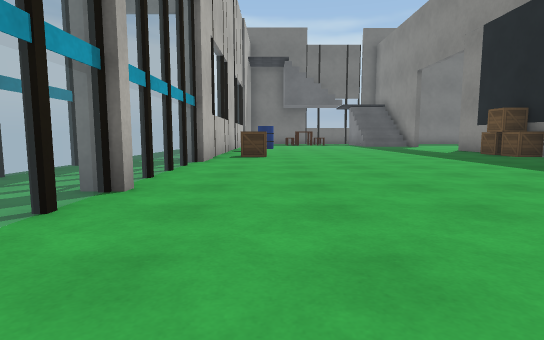
[1] (above)

21 first-person views from a walk through a robot-simulator world made for Webots. The camera is 0.5 m above the floor, tilts 6° down and sees 80° across. Doors are drawn as open doorways. The floor is counted in squares, 1 m on a side. Each view is taken from the middle of a square. On the plan, view 1 faces up. The plan holds only what a view shows up to about 9 squares ahead; the rest is blank. Robots are left out. Webots' stock objects and surfaces are drawn as simple stand-ins.

[2]
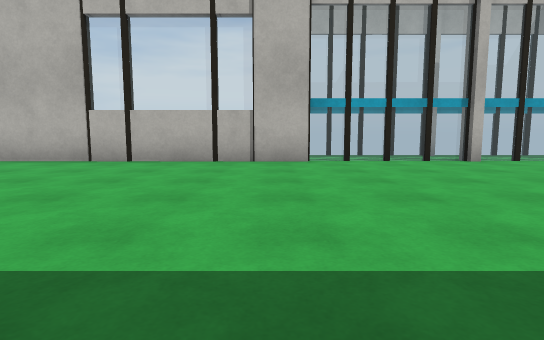

[3]
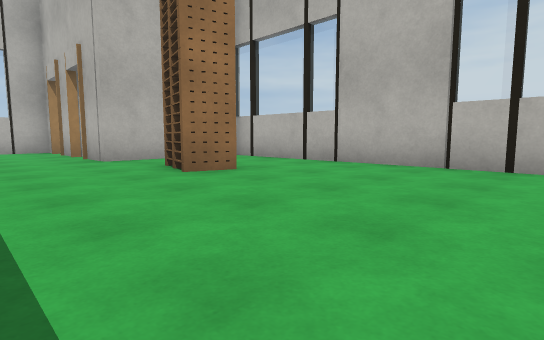

[4]
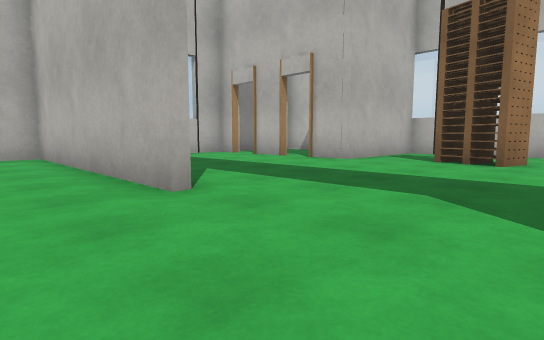

[5]
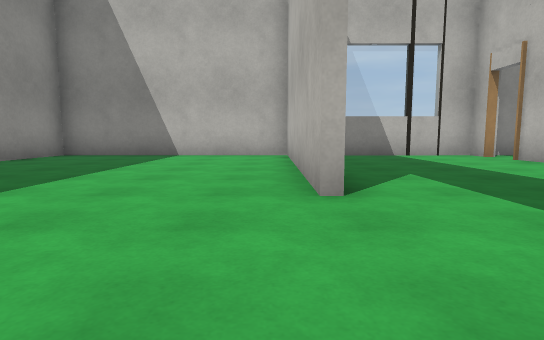

[6]
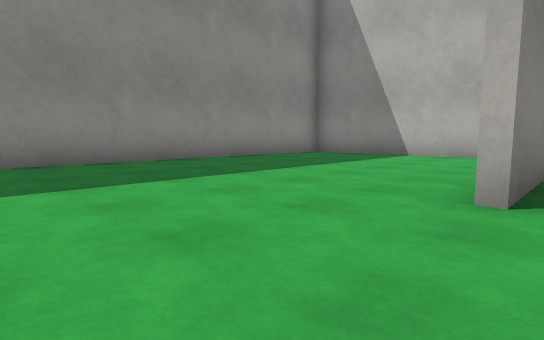

[7]
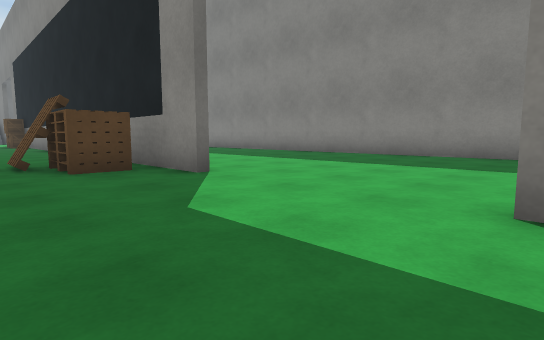

[8]
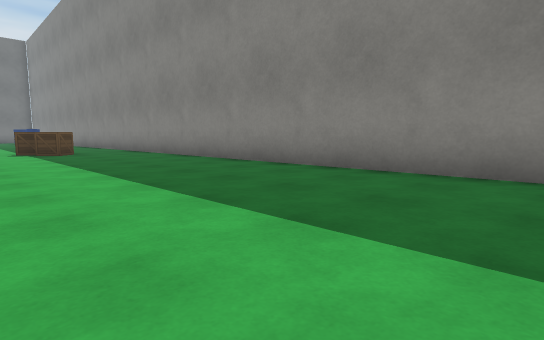

[9]
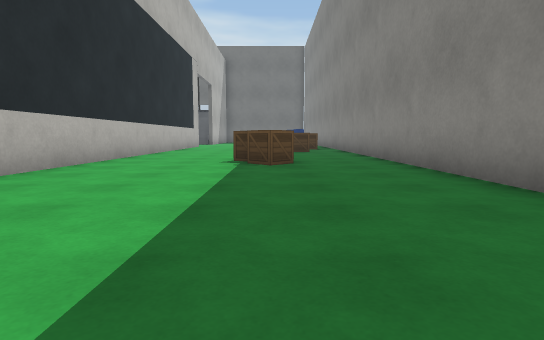

[10]
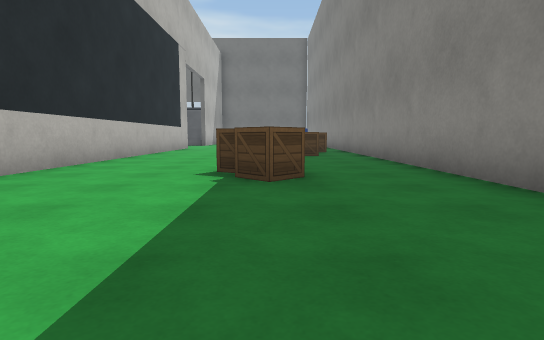

[11]
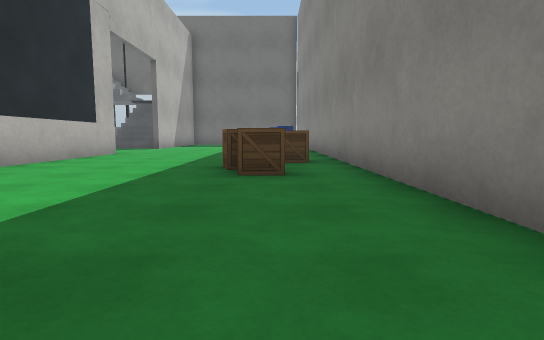

[12]
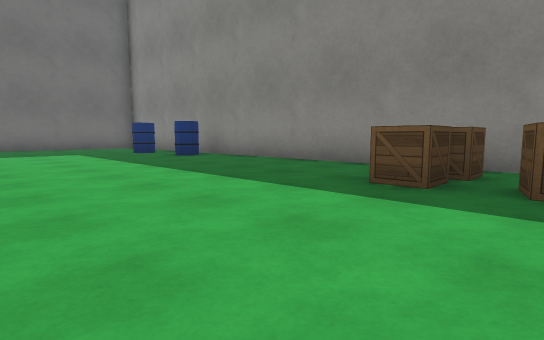

[13]
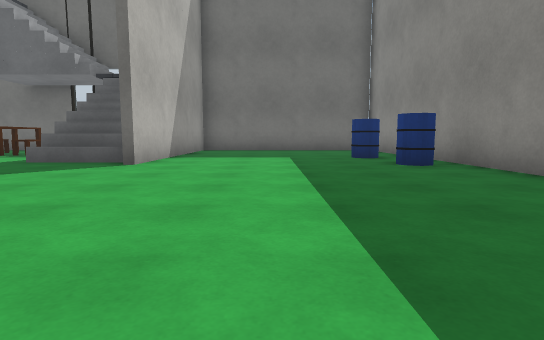

[14]
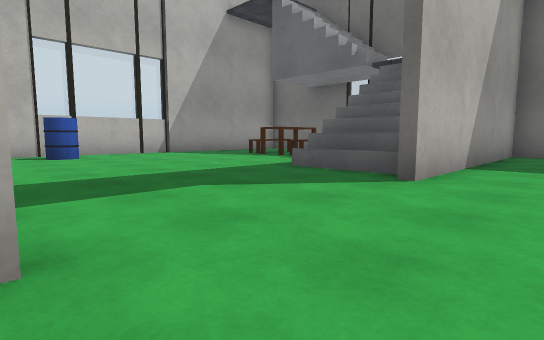

[15]
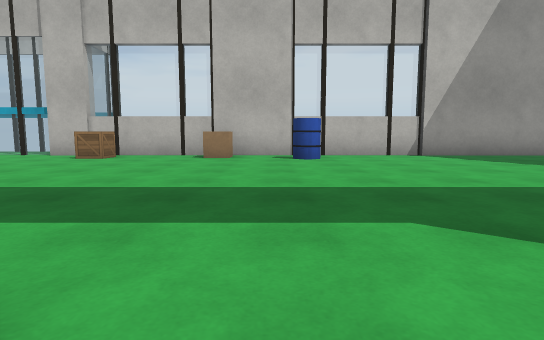

[16]
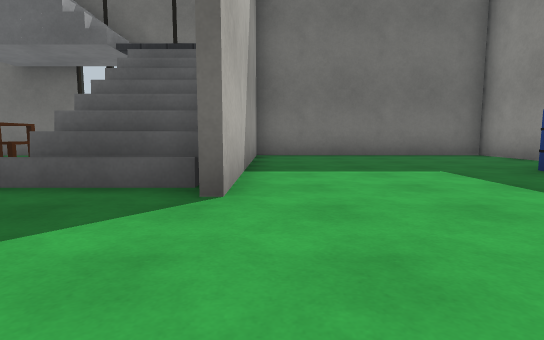

[17]
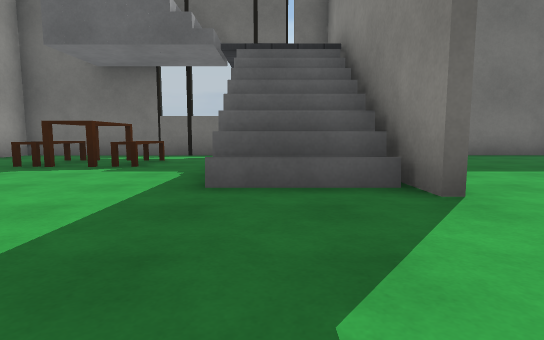

[18]
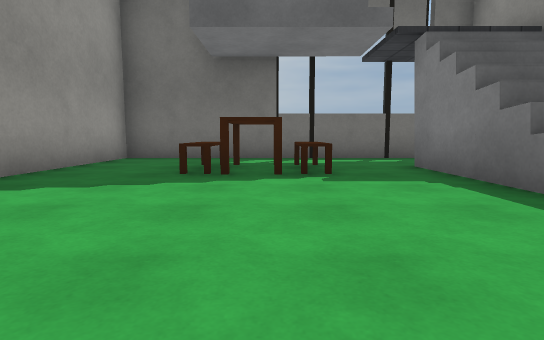

[19]
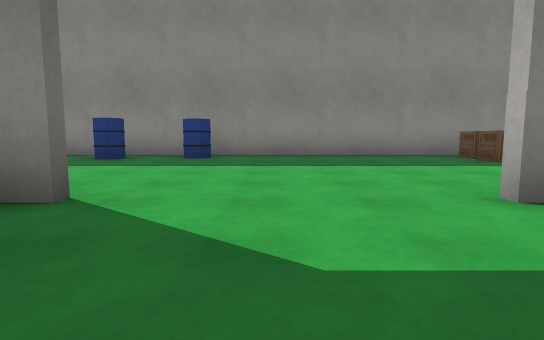

[20]
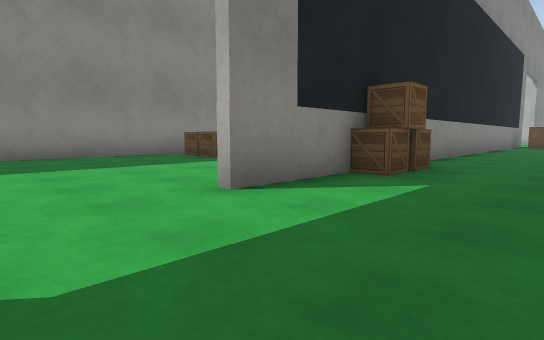

[21]
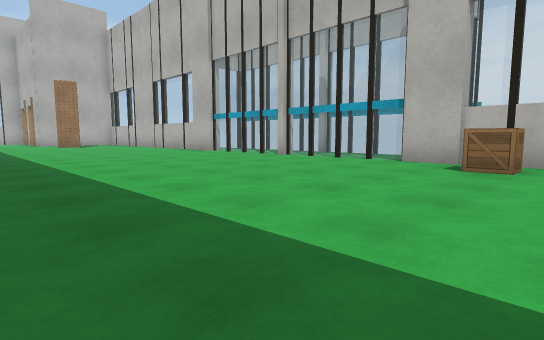

### Floor plan
Points are (right, up) in squares from view 1. A wall is a line through its corners. A room is listed if a view was taken in it or the views show most of it. See-through windows are left out.
Room 1 (views 1, 2, 3, 4, 5, 6, 7, 8, 9, 10, 11, 12, 13, 14, 15, 16, 17, 18, 19, 20, 21)
walls: (6.6, 7.5) (6.6, 0); (6.4, 9.5) (6.4, 11.2); (-1.2, 2.9) (-1.8, 2.9); (-1.2, 6.3) (-1.7, 6.3); (6.4, -2.6) (6.4, 7.6); (-1.8, 3.1) (-1.2, 3.1); (6.6, 11.2) (6.6, 9.4); (-1.8, 7.3) (-1.2, 7.3); (6.4, -5.2) (6.4, -4.5); (6.6, -8.6) (6.6, -14.4) (12.4, -14.4) (12.4, 20.4) (6.6, 20.4) (6.6, 18.4); (6.4, -10.8) (6.4, -8.6); (1.9, -11.6) (1.9, -12.9); (5.3, 20.4) (-1.4, 20.4) (-1.4, -9.8) (1.9, -9.8) (1.9, -10.9); (1.9, -13.6) (1.9, -14.4) (5.1, -14.4)
ways out: open door at (2, -13); open door at (2, -11)
objects: cardboard box (-1, 11); wooden box (0, 8); barrel (0, 13); stack of pallets (1, -8) to (1, -7); table (1, 18); table (2, 17) to (3, 18); stack of pallets (5, -4) to (6, -3); pallet (5, -3); stairs (5, 15) to (6, 18); wooden box (6, 8); wooden box (6, 9); wooden box (9, 3) to (10, 3); wooden box (10, 2); wooden box (10, 7); wooden box (10, 8); wooden box (11, 6) to (11, 7); wooden box (11, 8); barrel (11, 15) to (12, 15); barrel (11, 17)

Positions as (right, up) in squares from view 1, and headings:
1: (0, 0), facing up
2: (5, -1), facing left
3: (4, -3), facing down-left
4: (8, -6), facing down-left
5: (7, -6), facing down
6: (6, -6), facing down-right
7: (4, -9), facing up-right
8: (8, -8), facing up-right
9: (10, -4), facing up
10: (10, -2), facing up
11: (11, 2), facing up
12: (7, 7), facing up-right
13: (9, 9), facing up
14: (8, 11), facing up-left
15: (7, 12), facing left
16: (7, 12), facing up
17: (5, 12), facing up
18: (2, 13), facing up
19: (4, 13), facing right
20: (4, 13), facing down-right
21: (5, 9), facing down-left
